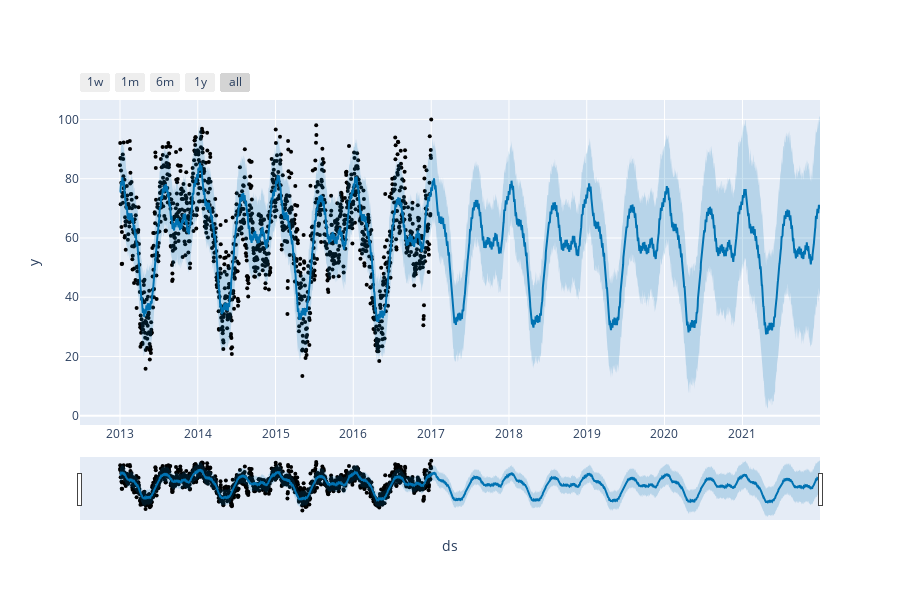

The code cell stored with this chart in its notebook:
### Code cell
from prophet import Prophet
from prophet.plot import plot_plotly, plot_components_plotly
model = Prophet()
model.fit(forecast)

forecasts = model.make_future_dataframe(periods=1825)
predictions = model.predict(forecasts)


plot_plotly(model, predictions)

### Figure 1 — Plotly figure (JSON) as saved in the notebook; plotly's stock layout.template omitted (floating-point values rounded to 4 significant figures; data arrays with more than 128 entries replaced by an {"elided": "..."} marker saying what was removed)
{"data": [{"marker": {"color": "black", "size": 4}, "mode": "markers", "name": "Actual", "type": "scatter", "x": {"elided": "1462 str values"}, "y": {"elided": "1462 float values"}}, {"hoverinfo": "skip", "line": {"width": 0}, "mode": "lines", "type": "scatter", "x": {"elided": "3287 str values"}, "y": {"elided": "3287 float values"}}, {"fill": "tonexty", "fillcolor": "rgba(0, 114, 178, 0.2)", "line": {"color": "#0072B2", "width": 2}, "mode": "lines", "name": "Predicted", "type": "scatter", "x": {"elided": "3287 str values"}, "y": {"elided": "3287 float values"}}, {"fill": "tonexty", "fillcolor": "rgba(0, 114, 178, 0.2)", "hoverinfo": "skip", "line": {"width": 0}, "mode": "lines", "type": "scatter", "x": {"elided": "3287 str values"}, "y": {"elided": "3287 float values"}}], "layout": {"height": 600, "showlegend": false, "width": 900, "xaxis": {"rangeselector": {"buttons": [{"count": 7, "label": "1w", "step": "day", "stepmode": "backward"}, {"count": 1, "label": "1m", "step": "month", "stepmode": "backward"}, {"count": 6, "label": "6m", "step": "month", "stepmode": "backward"}, {"count": 1, "label": "1y", "step": "year", "stepmode": "backward"}, {"step": "all"}]}, "rangeslider": {"visible": true}, "title": {"text": "ds"}, "type": "date"}, "yaxis": {"title": {"text": "y"}}}}
